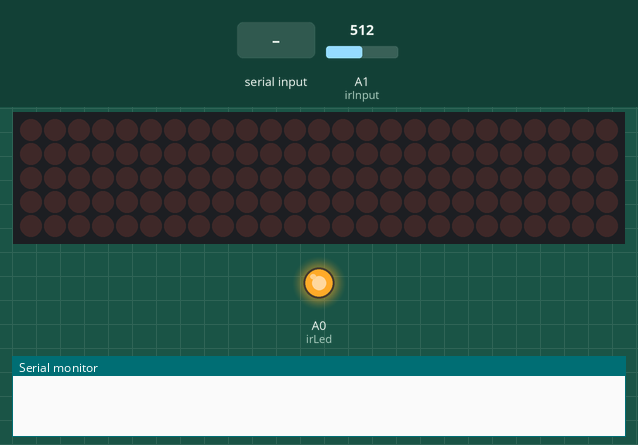
Bench run of a sketch on a simulated Arduino Mega 2560, built with avr-gcc and run on an emulated ATmega2560. Shown: 25×5 LED matrix, output pins drawn as LEDs (lit = HIGH), the last lines printed to the serial monitor. Wiring (inferred from the names in the program): LED cube drawn one layer per row (orientation assumed): layers pin 7, pin 5, pin 3, pin 6, pin 4; columns pin 30, pin 28, pin 26, pin 24, pin 22, pin 31, pin 29, pin 27, pin 25, pin 23, pin 41, pin 39, pin 37, pin 35, pin 33, pin 44, pin 42, pin 47, pin 45, pin 43, pin 40, pin 38, pin 36, pin 34, pin 32. Inputs (shaded band) come from the test bench; at power-on: A1 (irInput) = 512. Random numbers use the default seed unless the sketch sets one; pins used as bus, display or sensor lines are not drawn.

Above: at 2.4 s.
2.5 s: "90,45\n" received over the second serial link
At 3.99 s:
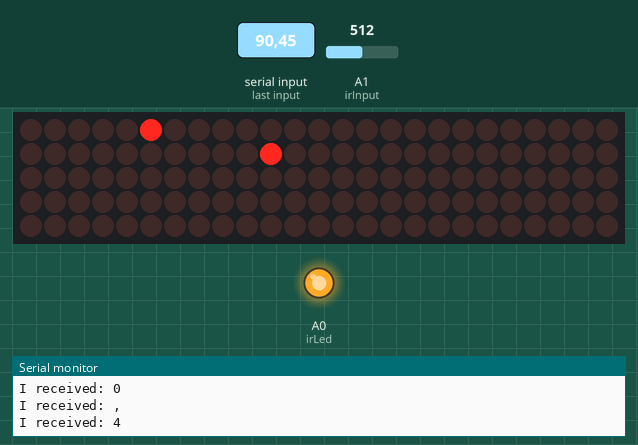
4.9 s: A1 (irInput) set to 500
At 6.5 s:
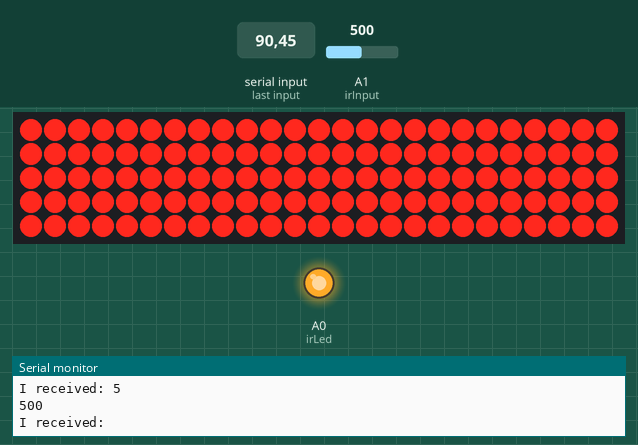
6.7 s: "30,150\n" received over the second serial link
At 6.89 s:
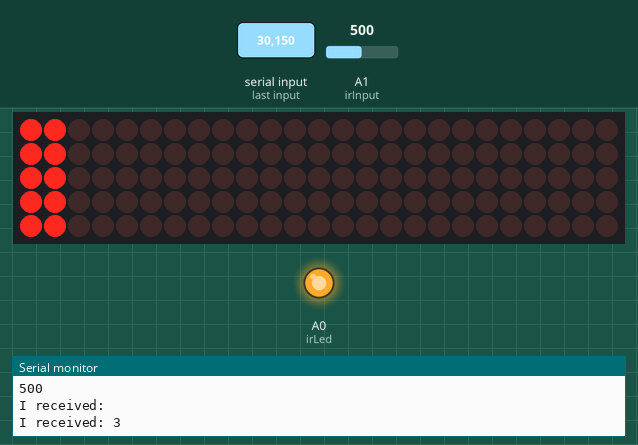
8.5 s: "2\n" received over the second serial link
At 9.53 s:
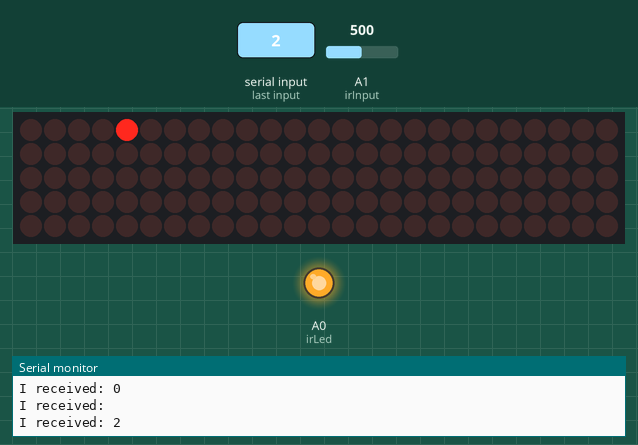
13.9 s: "4\n" received over the second serial link
At 15.59 s:
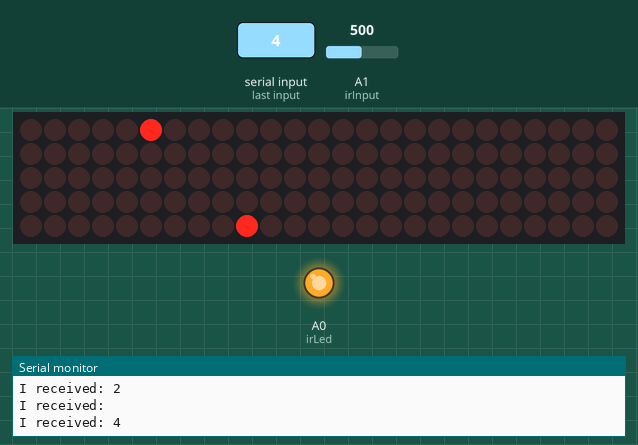
15.8 s: "200\n" received over the second serial link
At 18.21 s:
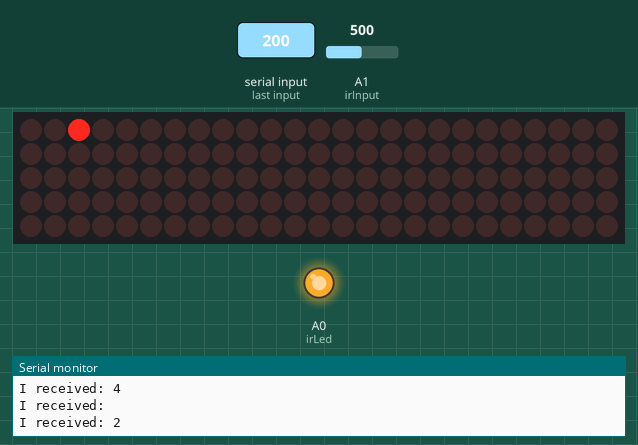

The sketch:

LedCube.ino
```cpp
/*
 * UNIVERSITY of WESTERN MACEDONIA
 *        ICTE Department
 *
 * ARDUINO LED CUBE
 *
 * -----------Made by-----------------
 * George Kortsaridis
 * email : gkortsaridis@gmail.com
 * web   : gkortsaridis.noip.me
 *
 * Vicky Fiska
 * email :
 * web   :
 * -----------------------------------
 *
 * --------Supervised by-------------
 * Dasygenis Minas
 * email : mdasyg@ieee.com
 * web   : arch.icte.uowm.gr
 * -----------------------------------
 */

int column[] = {
  30,28,26,24,22,
  31,29,27,25,23,
  41,39,37,35,33,
  44,42,47,45,43,
  40,38,36,34,32
  };
int row[] = {7,5,3,6,4};

int irLed = A0;
int irInput = A1;
int irBackup;

int state = 7;

int testAnimation[] = {0,1,2,3,4,5};

const int anim_frames = 3;
int animation[anim_frames][125] = {{1,1,1,1,1,1,0,0,0,1,1,0,0,0,1,1,0,0,0,1,1,1,1,1,1,0,0,0,0,0,0,0,0,0,0,0,0,0,0,0,0,0,0,0,0,0,0,0,0,0,0,0,0,0,0,0,0,0,0,0,0,0,0,0,0,0,0,0,0,0,0,0,0,0,0,0,0,0,0,0,0,0,0,0,0,0,0,0,0,0,0,0,0,0,0,0,0,0,0,0,0,0,0,0,0,0,0,0,0,0,0,0,0,0,0,0,0,0,0,0,0,0,0,0,0},{0,0,0,0,0,0,0,0,0,0,0,0,0,0,0,0,0,0,0,0,0,0,0,0,0,0,0,0,0,0,0,1,1,1,0,0,1,0,1,0,0,1,1,1,0,0,0,0,0,0,0,0,0,0,0,0,0,0,0,0,0,0,0,0,0,0,0,0,0,0,0,0,0,0,0,0,0,0,0,0,0,0,0,0,0,0,0,0,0,0,0,0,0,0,0,0,0,0,0,0,0,0,0,0,0,0,0,0,0,0,0,0,0,0,0,0,0,0,0,0,0,0,0,0,0},{0,0,0,0,0,0,0,0,0,0,0,0,0,0,0,0,0,0,0,0,0,0,0,0,0,0,0,0,0,0,0,0,0,0,0,0,0,1,0,0,0,0,0,0,0,0,0,0,0,0,0,0,0,0,0,0,0,0,0,0,0,0,0,0,0,0,0,0,0,0,0,0,0,0,0,0,0,0,0,0,0,0,0,0,0,0,0,0,0,0,0,0,0,0,0,0,0,0,0,0,0,0,0,0,0,0,0,0,0,0,0,0,0,0,0,0,0,0,0,0,0,0,0,0,0}};
void setup() {
  // put your setup code here, to run once:

  Serial.begin(9600);
  Serial3.begin(9600);

  for(int i=0; i<27; i++){
    pinMode(column[i],OUTPUT);
  }

  for(int i=0; i<5; i++){
    pinMode(row[i],OUTPUT);
  }

  pinMode(irLed, OUTPUT);
  digitalWrite(irLed,HIGH);
  delay(1000);
  irBackup = analogRead(irInput);


}

void loop() {
  // put your main code here, to run repeatedly:

  if(state == 0){
    allOff();
  }else if(state == 1){
    allOn();
  }else if(state == 2){
    ledRun(50);
  }else if(state == 3){
    columnRun(100);
  }else if(state == 4){
    randomParty(25);
  }else if(state == 5){
    reflective();
  }else if(state == 6){
    fromIntArrayToState(testAnimation, 250, 6);
  }else if(state == 7){
    fromIntIntArrayToAnimation(250);
  }


}

void led(int which,int what){
  digitalWrite(row[which/25],what);
  digitalWrite(column[which%25],what);
}

void columnRun(int del){
  allOff();
  for(int i=0; i<5; i++){
    digitalWrite(row[i],HIGH);
  }

  for(int i=0; i<25; i++){
    digitalWrite(column[i],HIGH);
    delay(del);
  }

}

void ledRun(int del){
  for(int i=0; i<125; i++){
    led(i,HIGH);
    delay(del);
    led(i,LOW);
  }
}

void allOn(){
  for(int i=0; i<25; i++){
    digitalWrite(column[i],HIGH);
  }
  for(int i=0; i<5; i++){
    digitalWrite(row[i],HIGH);
  }
}

void allOff(){
  for(int i=0; i<25; i++){
    digitalWrite(column[i],LOW);
  }
  for(int i=0; i<5; i++){
    digitalWrite(row[i],LOW);
  }
}

void randomParty(int del){
  for(int i=0; i<100; i++){
    int l = random(0,124);
    led(l,HIGH);
    delay(del);
    led(l,LOW);
  }
}

void serialEvent3(){
  int someInt;
  // send data only when you receive data:
  if (Serial3.available() > 0) {
    // read the incoming byte:
    char incomingByte = Serial3.read();
    someInt = incomingByte - '0';

    // say what you got:
    Serial.print("I received: ");
    Serial.println(incomingByte);
  }
  state = someInt;
}


void reflective(){
  int val = analogRead(irInput);    // read the input pin
  if(val < irBackup){
    allOn();
  }else{
    allOff();
  }
  Serial.println(val);
}

void fromIntArrayToState(int intarray[] , int del, int arraySize){
    for(int i=0; i<arraySize; i++){
      if(intarray[i] >= 0 && intarray[i] <= 124){
        led(intarray[i],HIGH);
        delay(del);
      }
    }
    allOff();
}

void fromIntIntArrayToAnimation(int del){
  for(int i=0; i<anim_frames; i++){
    allOff();
    for(int j=0; j<125; j++){
       led(j,animation[i][j]);
       delay(1);
    }
    delay(del);

  }
}
```

Measured:
- the behaviour switches between 512 and 511 on A1 (irInput) (found by bisection; images 1 and 2)
- after the input at 6.7 s, the display: first changes after 0.06 s (image 3 shows a later state)
